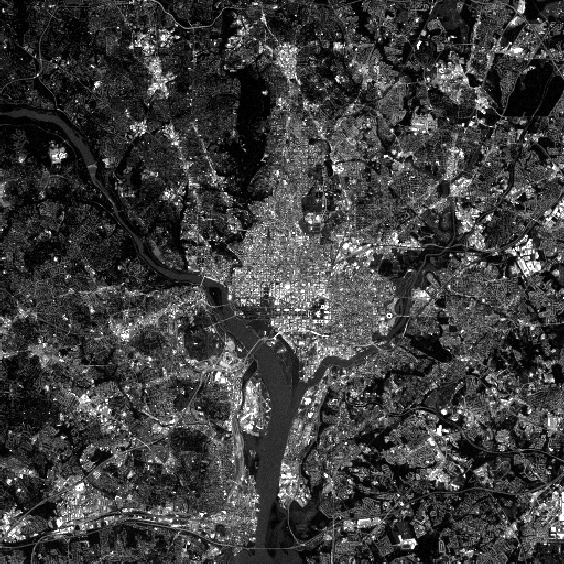
%> input picture images/WashingtonDC_Band1_564.tif, 564 x 564 px
$ octave --eval "result = IPSobel(imread('../images/WashingtonDC_Band1_564.tif'));"   (GNU Octave 9; MATLAB toolbox functions it lacks are replaced by stand-ins)
%> lines starting %> are read from the running program, lines starting %| are printed output that depends on the picture
### lab1ex3/IPfilter.m
function [retval] = IPfilter (im, mask)
%> called with mask = [-1 -2 -1; 0 0 0; 1 2 1]

#first convert image data to double
i = im2double(im);

#get image dimensions
nr = size(i, 1);
%> nr = 564
nc = size(i, 2);
%> nc = 564

#now the shifted matrices can be computed like in the following grid:
# ul | u | ur
# l | i  | r
# dl | d | dr
#note that shifts are inversely related to the coordinates (x, y) of the pixel.
#for example a shift up means the the (x, y) position in the shifted matrix
#contains the (x, y + 1) pixel.
i_u = [i(2:nr, :); i(1, :)];
i_d = [i(nr, :); i(1:(nr - 1), :)];
i_l = [i(:, 2:nc) i(:, 1)];
i_r = [i(:, nc) i(:, 1:(nc - 1))];
i_ul = [i_u(:, 2:nc) i_u(:, 1)];
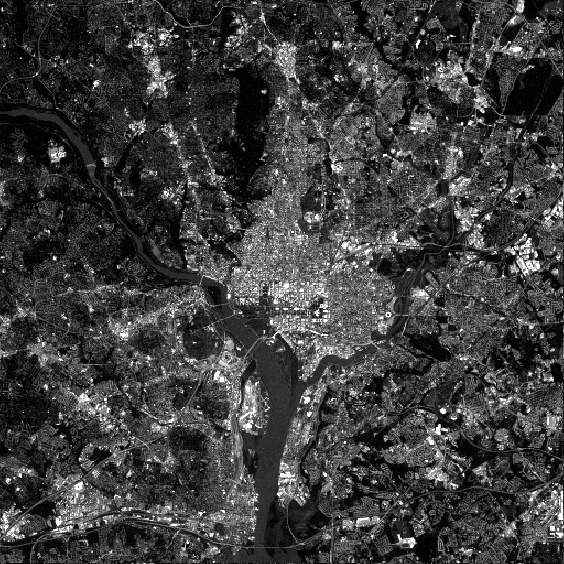
%> i_ul: size 564x564 double; min 0, max 1, mean 0.243; mean of the top-left, top-right, bottom-left and bottom-right quarters 0.166, 0.267, 0.268, 0.272
i_ur = [i_u(:, nc) i_u(:, 1:(nc - 1))];
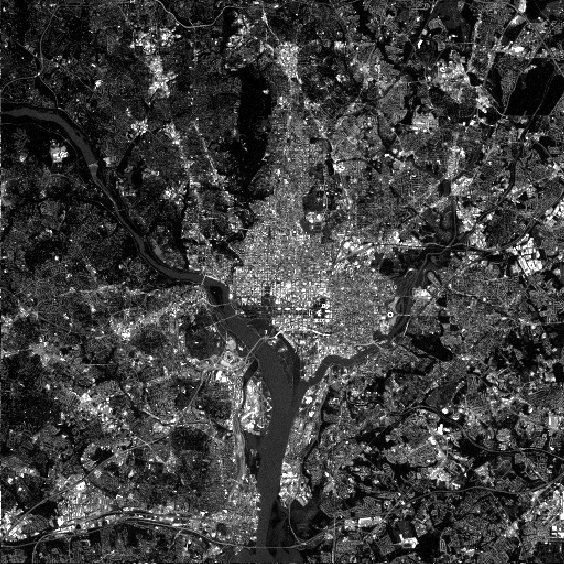
%> i_ur: size 564x564 double; min 0, max 1, mean 0.243; mean of the top-left, top-right, bottom-left and bottom-right quarters 0.165, 0.268, 0.267, 0.272
i_dl = [i_d(:, 2:nc) i_d(:, 1)];
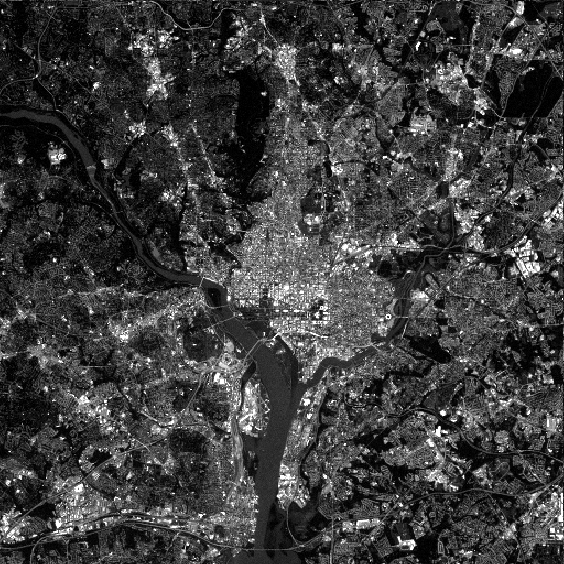
%> i_dl: size 564x564 double; min 0, max 1, mean 0.243; mean of the top-left, top-right, bottom-left and bottom-right quarters 0.166, 0.266, 0.268, 0.273
i_dr = [i_d(:, nc) i_d(:, 1:(nc - 1))];
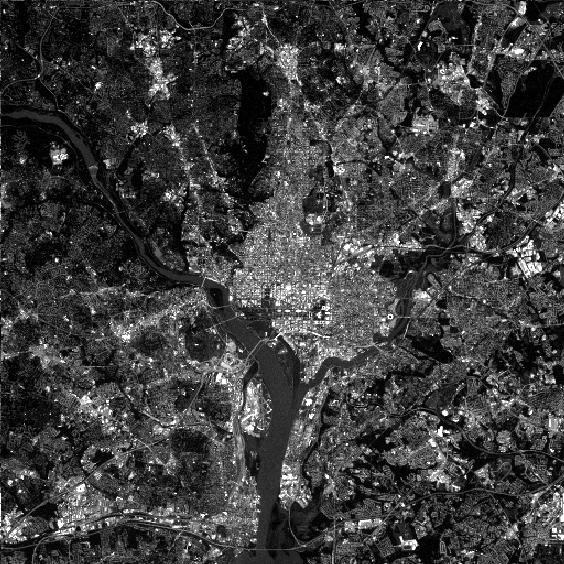
%> i_dr: size 564x564 double; min 0, max 1, mean 0.243; mean of the top-left, top-right, bottom-left and bottom-right quarters 0.165, 0.267, 0.268, 0.273

#finally the mask can be applied (correlation)
pim = mask(1, 1) * i_dr + mask(1, 2) * i_d + mask(1, 3) * i_dl + ...
      mask(2, 1) * i_r  + mask(2, 2) * i   + mask(2, 3) * i_l  + ...
      mask(3, 1) * i_ur + mask(3, 2) * i_u + mask(3, 3) * i_ul;
#and the values can be converted back
retval = im2uint8(pim);

endfunction

### lab1ex3/IPSobel.m
function [retval] = IPSobel (img)

#compute the horizontal and vertical differences
gx = IPfilter(img, [-1 -2 -1; 0 0 0; 1 2 1]);
gy = IPfilter(img, [-1 0 1; -2 0 2; -1 0 1]);
%> call 2 of IPfilter, with mask = [-1 0 1; -2 0 2; -1 0 1]
%> in IPfilter (call 2), `pim = mask(1, 1) * i_dr + mask(1, 2) * i_d + mask(1, 3) * i_dl + mask(..`:
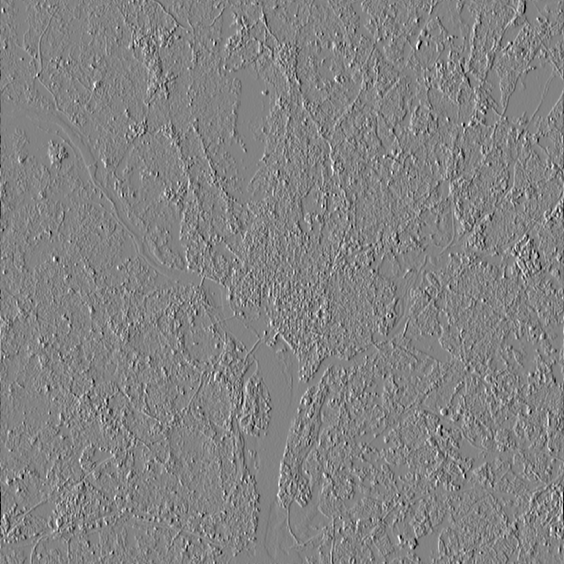
%> pim: size 564x564 double; min -3.9, max 3.69, mean 3.5e-19; drawn with min black and max white
%> in IPfilter (call 2), `retval = im2uint8(pim);`:
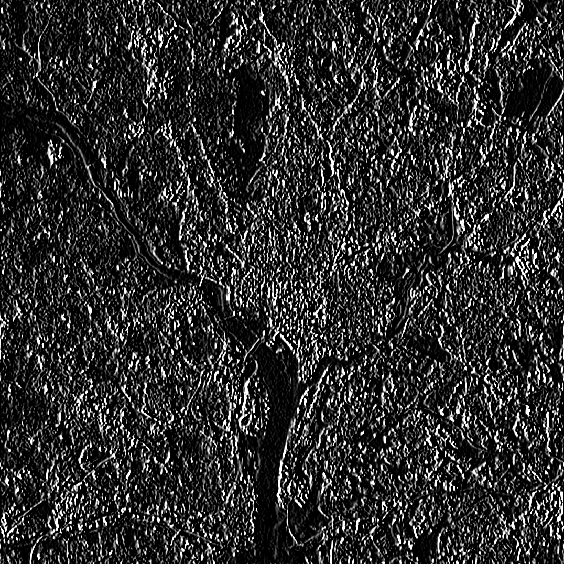
%> retval: size 564x564 uint8; min 0, max 255, mean 45.4

#did not check if output is bigger than uint8, should probably be done
retval = abs(gx) + abs(gy);
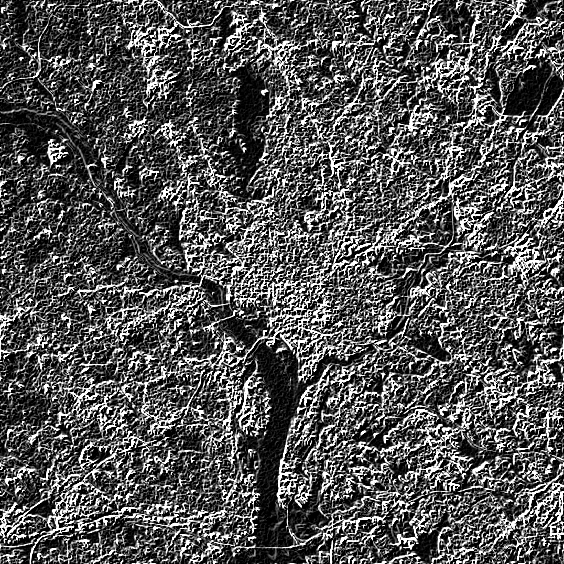
%> retval: size 564x564 uint8; min 0, max 255, mean 84.4

endfunction

$ run again, on images/WashingtonDC_Band4_564.tif
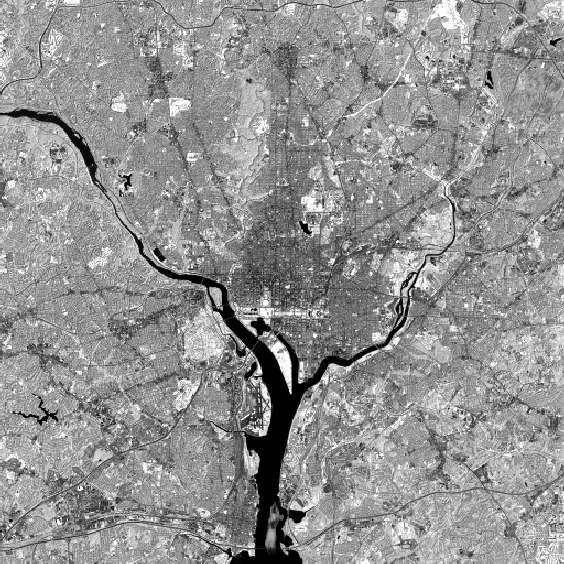
%> input picture images/WashingtonDC_Band4_564.tif, 564 x 564 px
%> in IPfilter (call 2), `pim = mask(1, 1) * i_dr + mask(1, 2) * i_d + mask(1, 3) * i_dl + mask(..`:
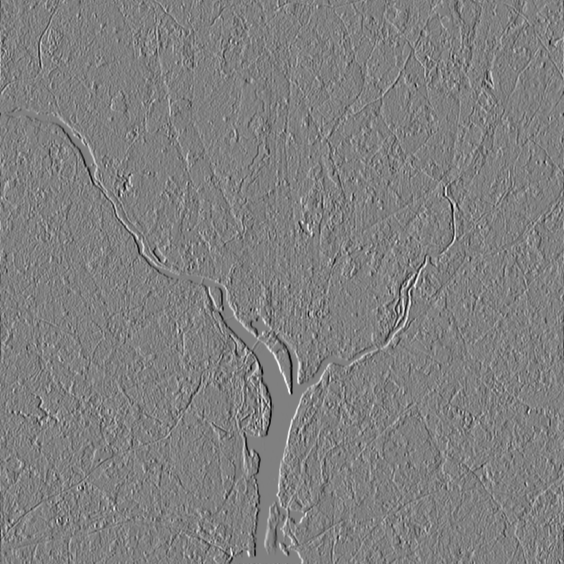
%> pim: size 564x564 double; min -3.98, max 3.95, mean 1.26e-18; drawn with min black and max white
%> in IPSobel, `retval = abs(gx) + abs(gy);`:
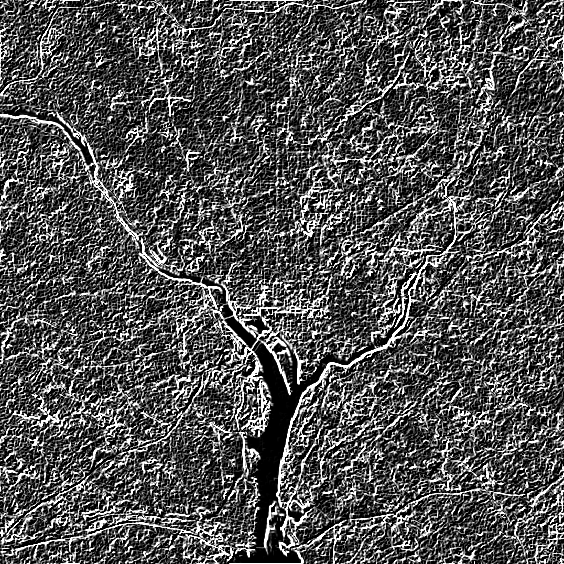
%> retval: size 564x564 uint8; min 0, max 255, mean 82.3
